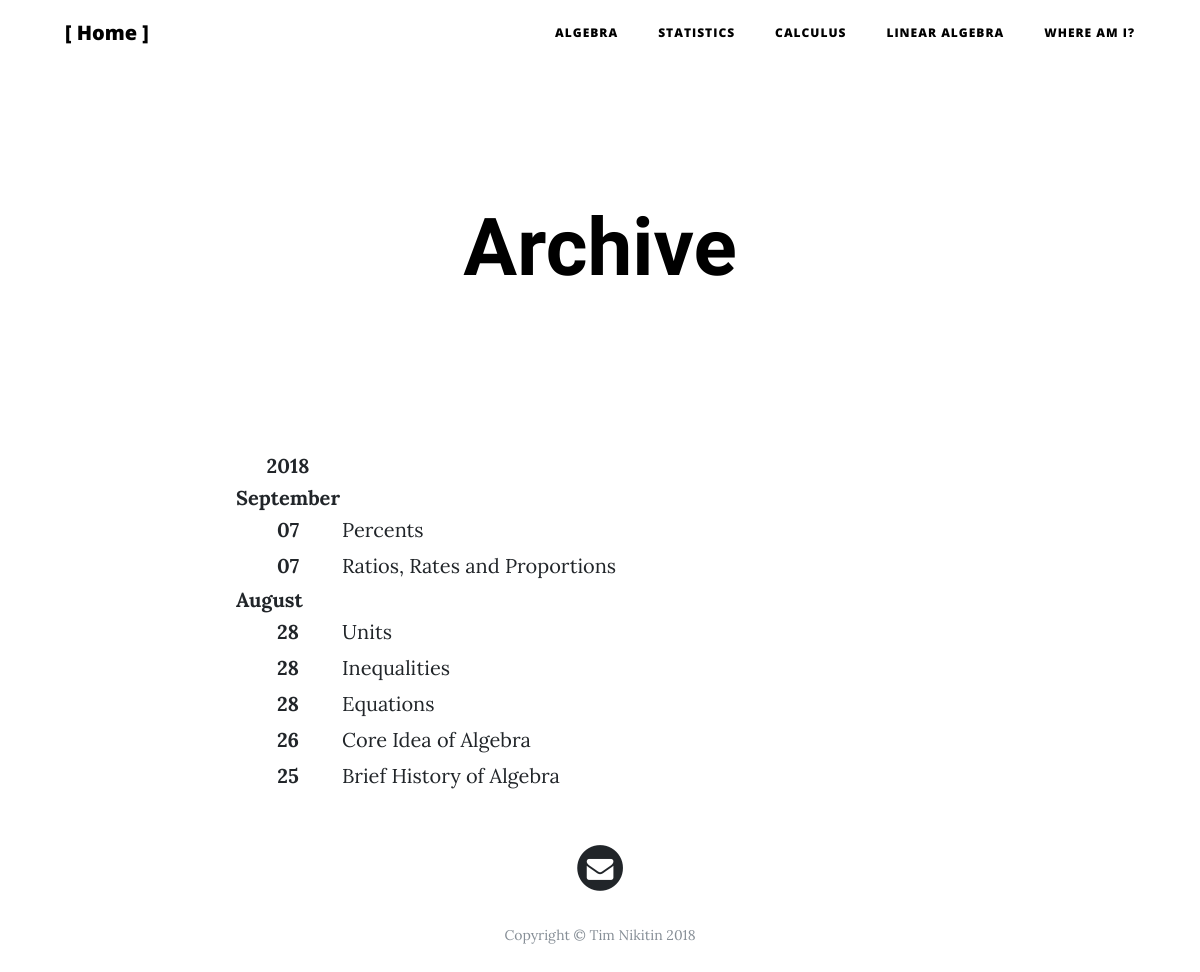
Page /archive on the committed database.
### application.py (models this page shows, shortened)
class Post(db.Model):
    __tablename__ = "posts"
    id = db.Column(db.Integer, primary_key=True)
    heading = db.Column(db.Text)
    sub_heading = db.Column(db.Text)
    text = db.Column(db.Text)
    category = db.Column(db.Text)
    url = db.Column(db.Text)
    author = db.Column(db.Text)
    date = db.Column(db.Date)
    published = db.Column(db.Integer)

### application.py (the view)
@app.route("/archive")
def archive():
    image_url = "/static/img/library-wallpaper-2.jpg"
    heading = "Archive"
    subheading = ""
    heading_class = "page-heading"
    subheading_class = "span"
    box_id = "header_post_box"
    rows = Post.query.order_by(Post.id.desc()).all()
    posts_month = []
    current_month = ""
    current_year = ""
    first_month = True
    first_year = True
    for object in rows:
        month = object.date.strftime("%B")
        year = object.date.strftime("%Y")
        if first_month and first_year:
            posts_month.append({object: [month, year]})
            first_month = False
            first_year = False
        elif month == current_month and year == current_year:
            posts_month.append({object: ["", ""]})
        elif month != current_month and current_month != "" and year == current_year:
            posts_month.append({object: [month, ""]})
        elif year != current_year and current_year != "" and month == current_month:
            posts_month.append({object: ["", year]})
        current_month = month
        current_year = year
    return render_template("archive.html", image_url=image_url, heading=heading,
                           subheading=subheading, heading_class=heading_class,
                           subheading_class=subheading_class, posts_month=posts_month, box_id=box_id)

### templates/archive.html (shortened to what this page needs)
{% extends "layout_2.html" %}
{% block archive %}
    <div class="container">
      <div class="row">
        <div class="col-lg-8 col-md-10 mx-auto">
            <table id="table">
                <tbody>
                {% for post in posts_month %}
                    {% for key, value in post.items() %}
                        <tr class="year" style="text-align: center;">
                            <th>
                                {% if value[1] != "" and key.published != 0 %}
                                {{ value[1] }}
                                {% endif %}
                            </th>
                            <td></td>
                        </tr>
                        <tr class="month">
                            <th>
                                {% if value[0] != "" and key.published != 0 %}
                                {{ value[0] }}
                                {% endif %}
                            </th>
                            <td></td>
                        </tr>
                        {% if key.published == 1 %}
                        <tr class="post">
                            <th style="text-align: center;">
                                {{ key.date.strftime("%d") }}
                            </th>
                            <td>
                                <a href="{{ url_for('post', url=key.url) }}">{{ key.heading }}</a>
                            </td>
                        </tr>
                        {% endif %}
                    {% endfor %}
                {% endfor %}
                </tbody>
            </table>
        </div>
      </div>
    </div>
{% endblock %}

### rows in the picture
Post: value "2018", value "September", date "07", heading "Percents"
Post: date "07", heading "Ratios, Rates and Proportions"
Post: value "August", date "28", heading "Units"
Post: date "28", heading "Inequalities"
Post: date "28", heading "Equations"
Post: date "26", heading "Core Idea of Algebra"
Post: date "25", heading "Brief History of Algebra"

### other values in the picture
{{ heading }} "Archive"
